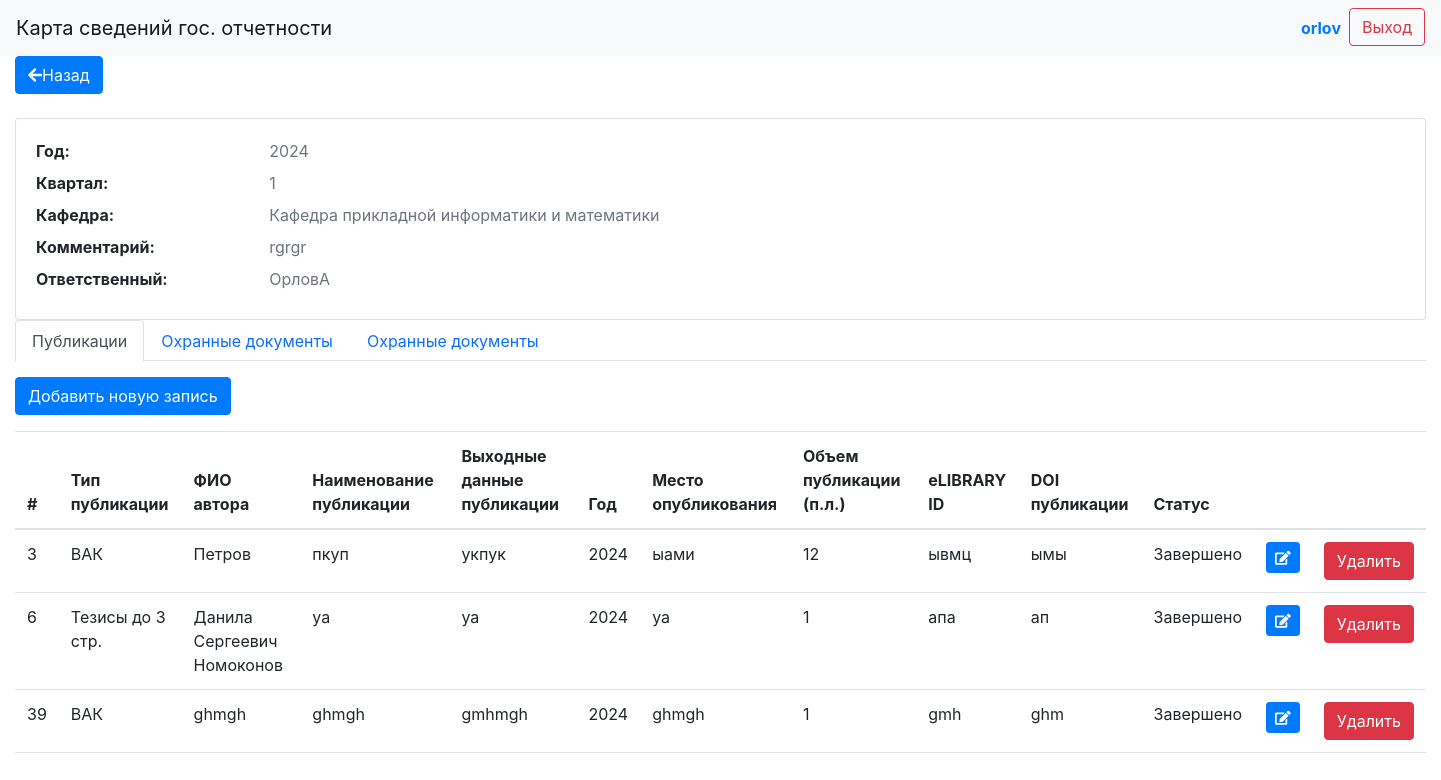
/map_details/1 (signed in), run on an earlier commit of the app's database.
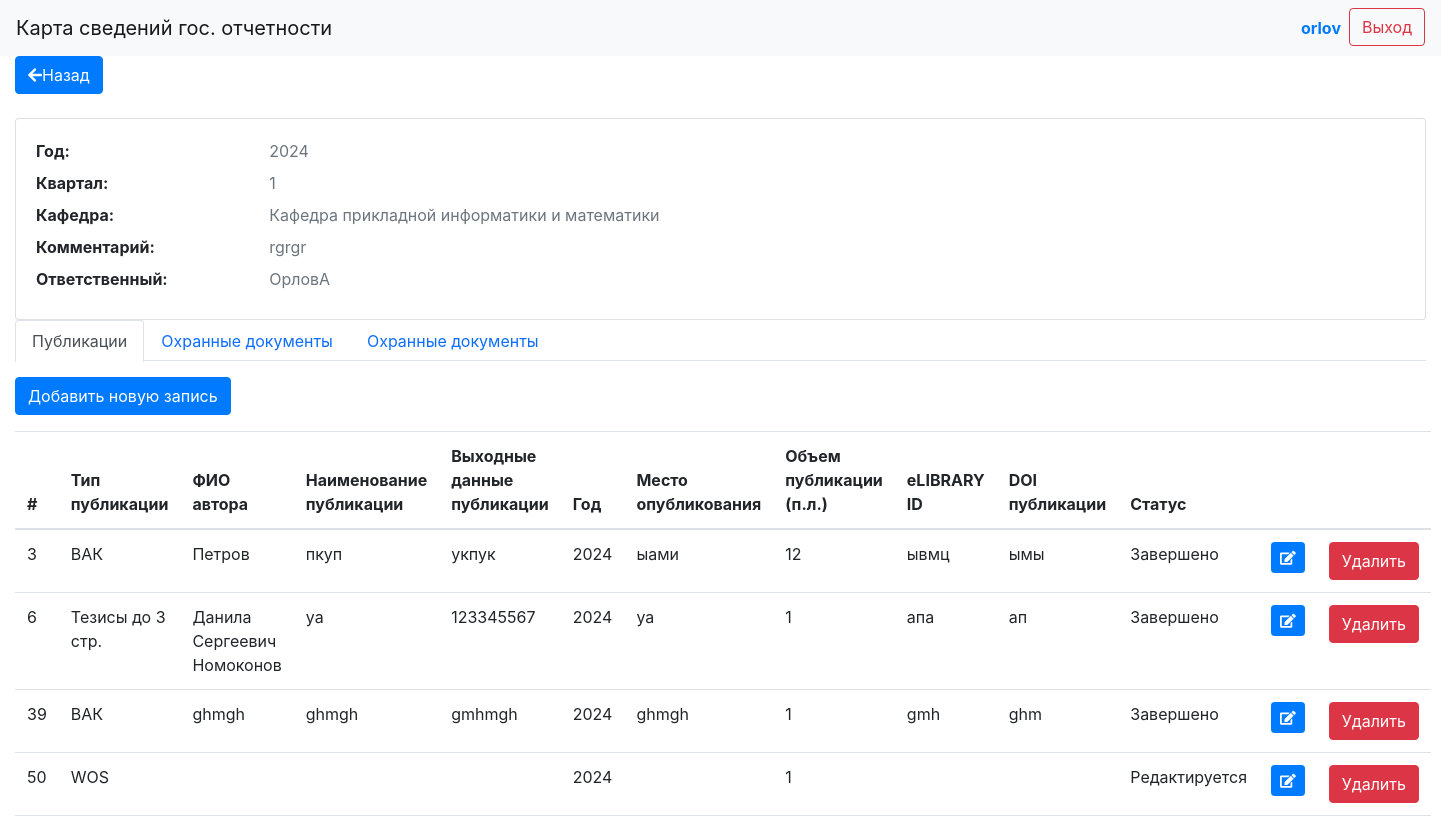
And on a later commit of the database.
### gos_map/models.py (models this page shows, shortened)
class Publications(models.Model):
    id_map = models.ForeignKey(Map,on_delete=models.CASCADE,verbose_name="Карта")
    type_publication = models.ForeignKey(TypePublications, on_delete=models.SET_NULL,verbose_name="Тип публикации",null=True)
    full_name_author_publications = models.CharField(max_length=200,verbose_name="ФИО автора",blank=True)
    name_publication_publications = models.CharField(max_length=1000,verbose_name="Наименование публикации",blank=True)
    exit_data = models.TextField(verbose_name="Выходные данные публикации (Название журнала, Номер, Том, страницы)",blank=True)
    year = models.IntegerField(verbose_name="Год",blank=True)
    place_publication = models.TextField(verbose_name="Место опубликования",blank=True)
    volume_publication=models.IntegerField(verbose_name="Объем публикации (п.л.)",blank=True,null=True,default=1,validators=[MinValueValidator(0)])
    eLIBRARY_ID=models.CharField(max_length=50,verbose_name="eLIBRARY ID",blank=True,null=True)
    doi_publication= models.CharField(max_length=50,verbose_name="DOI публикации",blank=True,null=True)
    status = models.CharField(max_length=20,choices=[("E","Редактируется"),("с","Завершено")],default="Редактируется",verbose_name="Статус")
    class Meta:
        verbose_name="Публикации"
        verbose_name_plural='Публикации'

class TypePublications(models.Model):
    name_type_publications=models.CharField(max_length=100,verbose_name="Тип публикации")
    class Meta:
        verbose_name="Тип публикации"
        verbose_name_plural='Тип публикации'
    def __str__(self):
            return self.name_type_publications

### gos_map/views/views.py (the view, shortened to what this page needs)
# urls.py: path('map_details/<int:pk>',MapDetails.as_view(),name='map_details'),
class MapDetails(View):
    def get(self,request,pk):
        user_full_name = request.session.get('user_full_name')
        data = get_object_or_404(Map, pk=pk)
        request.session['map_id']=pk
        publications=Publications.objects.filter(id_map=Map.get_map_id(pk))
        securitydocuments = SecurityDocuments.objects.filter(id_map=Map.get_map_id(pk))
        monographs=Monographs.objects.filter(id_map=Map.get_map_id(pk))
        context = {
            'user_full_name': user_full_name,
            'map':data,
            'publications':publications,
            'publicationsforms':PublicationForms(),
            'securitydocuments':securitydocuments,
            'securitydocumentsforms':SecurityDocumentsForms(),
            'monographs':monographs,
            'monographsforms':MonographsForms()
        }
        return render(request, 'map_details.html',context)

### gos_map/models.py (called while the page is built)
    def __str__(self):
            return self.login

    def get_map_id(id):
        try:
            return Map.objects.get(pk=id)
        except:
            return False

    def __str__(self):
            return self.name_type_documents

    def __str__(self):
            return self.name_type_property

### gos_map/templates/map_details.html (shortened to what this page needs)
{% extends "base.html" %}
{% block content %}
    <div class="container-fluid">
        <a href="{% url 'home' %}" class="btn btn-primary mb-4"><i class="fas fa-arrow-left"></i>Назад
        </a>
        <div class="card">
            <div class="card-body">
                <div class="row">
                    <div class="col-md-6 text-left">
                        <div class="row mb-2">
                            <div class="col-sm-4">
                                <strong>Год:</strong>
                            </div>
                            <div class="col-sm-8"><span class="text-muted">{{ map.year }}</span>
                            </div>
                        </div>
                        <div class="row mb-2">
                            <div class="col-sm-4"><strong>Квартал:</strong>
                            </div>
                            <div class="col-sm-8"><span class="text-muted">{{ map.quarter }}</span></div>
                        </div>
                        <div class="row mb-2">
                            <div class="col-sm-4"><strong>Кафедра:</strong></div>
                            <div class="col-sm-8"><span class="text-muted">{{ map.department }}</span></div>
                        </div>
                        <div class="row mb-2">
                            <div class="col-sm-4"><strong>Комментарий:</strong></div>
                            <div class="col-sm-8"><span class="text-muted">{{ map.comment }}</span></div>
                        </div>
                        <div class="row mb-2">
                            <div class="col-sm-4"><strong>Ответственный:</strong></div>
                            <div class="col-sm-8"><span class="text-muted">{{ map.responsible }}</span></div>
                        </div>
                    </div>
                </div>
            </div>
        </div>
        <ul class="nav nav-tabs" id="myTab" role="tablist">
                <li class="nav-item" role="presentation">
                    <button class="nav-link active" id="publications-tab" data-toggle="tab"data-bs-toggle="tab" href="#tab1" data-bs-target="#publications" type="button" role="tab" aria-controls="publications" aria-selected="true" >Публикации</button>
                </li>
                <li class="nav-item" role="presentation">
                    <button class="nav-link" id="securitydocuments-tab" data-toggle="tab"data-bs-toggle="tab" href="#tab2" data-bs-target="#securitydocuments" type="button" role="tab" aria-controls="securitydocuments" aria-selected="true" >Охранные документы</button>
                </li>
                <li class="nav-item" role="presentation">
                    <button class="nav-link" id="monographs-tab" data-toggle="tab"data-bs-toggle="tab" href="#tab3" data-bs-target="#monographs" type="button" role="tab" aria-controls="monographs" aria-selected="true" >Охранные документы</button>
                </li>
        </ul>
        <div class="tab-content">
           {% include "table/table_publication.html" %}
        </div>
{% endblock %}

### gos_map/templates/table/table_publication.html
<div class="tab-pane fade show active" id="publications" role="tabpanel" aria-labelledby="publications-tab">
    <button type="button" class="btn btn-primary mt-3" data-bs-toggle="modal" data-bs-target="#PublicationModal" id='addpublication'>Добавить новую запись</button>
                <table id="publicationTable" class="table mt-3  mx-auto">
                    <thead>
                        <tr>
                            <th>#</th>
                            <th>Тип публикации</th>
                            <th>ФИО автора</th>
                            <th>Наименование публикации</th>
                            <th>Выходные данные публикации </th>
                            <th>Год</th>
                            <th>Место опубликования</th>
                            <th>Объем публикации (п.л.)</th>
                            <th>eLIBRARY ID</th>
                            <th>DOI публикации</th>
                            <th>Статус</th>
                            <th></th>
                            <th></th>
                        </tr>
                    </thead>
                    <tbody>
                        {% for publication in publications %}
                        <tr>
                            <td>{{ publication.id }}</td>
                            <td>{{ publication.type_publication}}</td>
                            <td>{{ publication.full_name_author_publications }}</td>
                            <td>{{ publication.name_publication_publications  }}</td>
                            <td>{{ publication.exit_data}}</td>
                            <td>{{ publication.year }}</td>
                            <td>{{ publication.place_publication}}</td>
                            <td>{{ publication.volume_publication}}</td>
                            <td>{{ publication.eLIBRARY_ID}}</td>
                            <td>{{ publication.doi_publication }}</td>
                            <td>{{ publication.get_status_display}}</td>
                            <td>
                                <button type="button" class="btn btn-primary btn-sm" data-toggle="modal" id="editpublication" data-id="{{ publication.id }}"><i class="fas fa-edit"></i></button>
                            </td>
                            <td>
                                <button class="btn btn-danger open-delete-modal" data-bs-toggle="modal" data-bs-target="#deletePublicationModal" data-id="{{ publication.id }}" id="deletePublication">Удалить</button>
                            </td>
                        </tr>
                        {% endfor %}
                    </tbody>
                </table>
        </div>

What changed in the data, as far as the page shows it:
changed Publications "Данила Сергеевич Номоконов": exit_data "уа" → "123345567"
added Publications: id "50", type_publication "WOS", year "2024", volume_publication "1", status "Редактируется"
